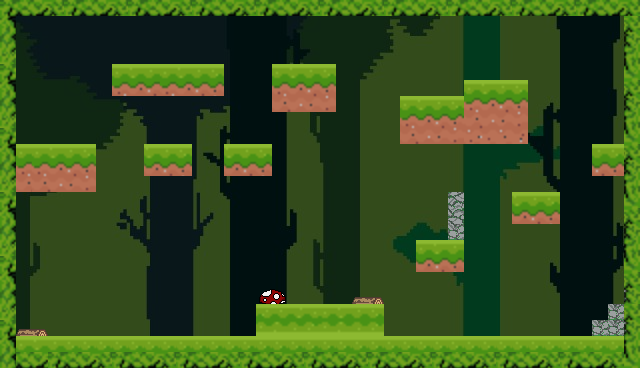

Rendered tile map (Tiled .tmx) drawn with the repository's tilesets; below, a short description and the map source with its tile grids summarised:
An orthogonal 40x23 tile map with 16x16 px tiles, 3 tile layers (BG, Objects, Tile Layer 1), 6 tilesets and 31 objects (10x Cheese, Player, Checkpoint).

<map version="1.10" tiledversion="1.11.0" orientation="orthogonal" renderorder="right-down" width="40" height="23" tilewidth="16" tileheight="16" infinite="0" nextlayerid="9" nextobjectid="107">
 <tileset firstgid="1" source="Bob the Rodent.tsx" />
 <tileset firstgid="243" source="../images/Background/Forest.tsx" />
 <tileset firstgid="8283" source="../images/Objects/Forest/MRed.tsx" />
 <tileset firstgid="8287" source="../images/Objects/Forest/MossyRock.tsx" />
 <tileset firstgid="8291" source="../images/Objects/Forest/Logs.tsx" />
 <tileset firstgid="8295" source="../images/Portal/Portal.tsx" />
 <layer id="2" name="BG" width="40" height="23" opacity="0.36">
  <data>[920 cells, 920 non-empty, 920 distinct tile ids]</data>
 </layer>
 <layer id="3" name="Objects" width="40" height="23">
  <data>[920 cells, 18 non-empty, 10 distinct tile ids]</data>
 </layer>
 <layer id="1" name="Tile Layer 1" width="40" height="23">
  <data>[920 cells, 274 non-empty, 27 distinct tile ids]</data>
 </layer>
 <objectgroup id="6" name="Collisions" class="Collisions">
  <object id="4" x="0" y="16" width="16" height="352" />
  <object id="5" x="16" y="336" width="624" height="32" />
  <object id="6" x="256" y="304" width="128" height="32" />
  <object id="8" x="512" y="192" width="48" height="32" />
  <object id="9" x="416" y="240" width="48" height="32" />
  <object id="21" x="624" y="288" width="16" height="48" />
  <object id="22" x="608" y="304" width="16" height="32" />
  <object id="23" x="592" y="320" width="16" height="16" />
  <object id="41" x="272" y="64" width="64" height="48" />
  <object id="47" x="448" y="192" width="16" height="48" />
  <object id="51" x="16" y="144" width="80" height="48" />
  <object id="53" x="624" y="16" width="16" height="320" />
  <object id="55" x="112" y="64" width="112" height="32" />
  <object id="56" x="144" y="144" width="48" height="32" />
  <object id="59" x="224" y="144" width="48" height="32" />
  <object id="61" x="464" y="80" width="64" height="64" />
  <object id="63" x="400" y="96" width="64" height="48" />
  <object id="66" x="0" y="0" width="640" height="16" />
  <object id="95" x="592" y="144" width="32" height="32" />
 </objectgroup>
 <objectgroup id="5" name="Spawnpoints">
  <object id="1" name="Player" type="Player" x="64" y="256" width="32" height="32" />
  <object id="70" name="Cheese" type="Cheese" x="256" y="208" width="64" height="64" />
  <object id="82" name="Cheese" type="Cheese" x="320" y="208" width="64" height="64" />
  <object id="83" name="Cheese" type="Cheese" x="416" y="128" width="64" height="64" />
  <object id="84" name="Cheese" type="Cheese" x="496" y="128" width="64" height="64" />
  <object id="85" name="Cheese" type="Cheese" x="560" y="80" width="64" height="64" />
  <object id="86" name="Cheese" type="Cheese" x="464" y="16" width="64" height="64" />
  <object id="88" name="Cheese" type="Cheese" x="400" y="32" width="64" height="64" />
  <object id="89" name="Cheese" type="Cheese" x="272" y="0" width="64" height="64" />
  <object id="90" name="Cheese" type="Cheese" x="160" y="0" width="64" height="64" />
  <object id="91" name="Cheese" type="Cheese" x="112" y="0" width="64" height="64" />
  <object id="102" name="Checkpoint" type="Checkpoint" x="32" y="96" width="48" height="48" />
 </objectgroup>
</map>
